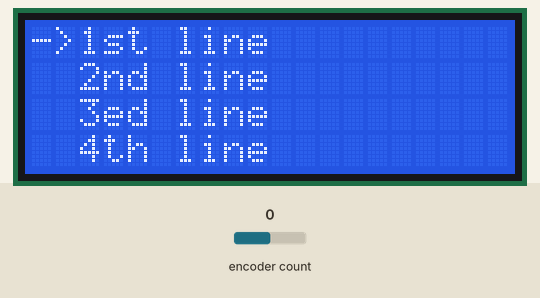
A sketch run on a simulated Arduino Uno, built with avr-gcc and run on an emulated ATmega328P. Shown: 20×4 character LCD. The test bench sets the inputs (shaded band); at power-on: encoder count 0. What the sketch prints to the serial monitor is not drawn.

Above: at 1.3 s.
1.4 s: encoder count set to 1
At 2.1 s:
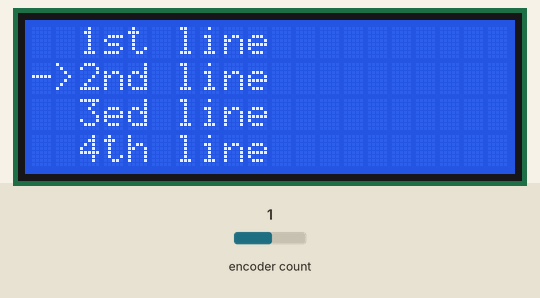
2.9 s: encoder count set to 2
At 3.2 s:
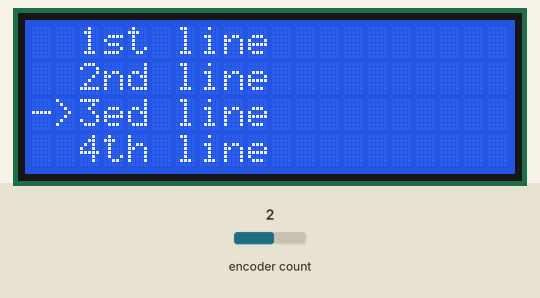
4.4 s: encoder count set to 3
At 5.6 s:
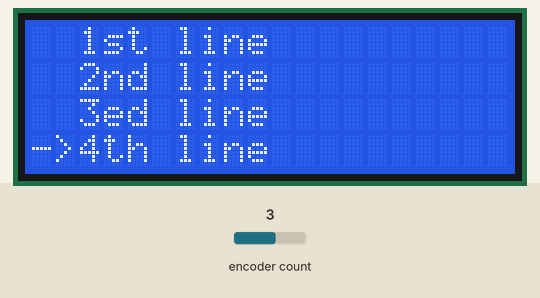
5.9 s: encoder count set to 4
At 6.8 s:
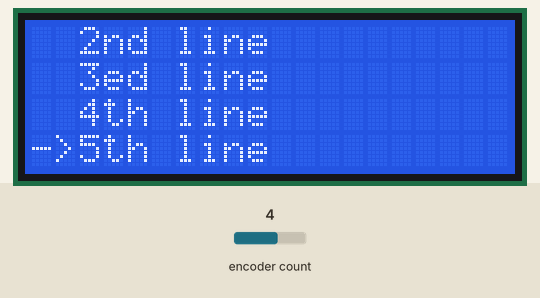
7.4 s: encoder count set to 5
At 7.9 s:
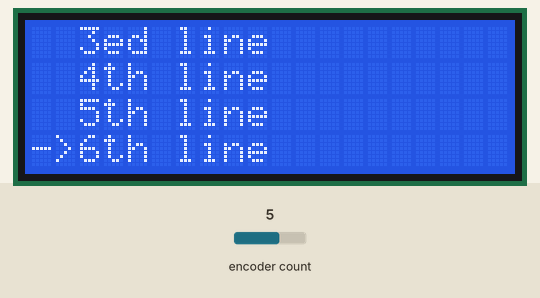
8.9 s: encoder count set to 6
At 10.2 s:
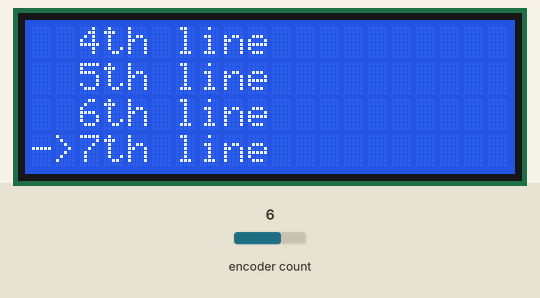
Timing chart, 0 to 11.4 s (numbered marks = the images above; inputs shaded):
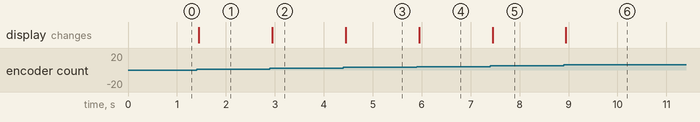

The sketch:

write_scroll_test.ino
```cpp
// library and objects
/// LCD
#include <LiquidCrystal_I2C.h>
LiquidCrystal_I2C lcd(0x27, 20, 4);

/// RotaryEncoder
#include <Arduino.h>
#include <RotaryEncoder.h>
RotaryEncoder re(A2, A3, RotaryEncoder::LatchMode::FOUR0);

// settings
const int LCD_row_num = 4;
const int list_row_num = 10;
int LCD_pointer = 0;
int list_pointer = 0;
int LCD_1st_row_in_list = 0;

// make a list
String list[list_row_num] = { "1st line ", "2nd line ", "3ed line ", "4th line ", "5th line ",
                              "6th line ", "7th line ", "8th line ", "9th line ", "10th line" };

void setup() {
  // LCD initiation
  lcd.init();
  lcd.backlight();
  for (int LCD_row_i = 0; LCD_row_i < LCD_row_num; LCD_row_i++) {
    lcd.setCursor(2, LCD_row_i);
    lcd.print(list[LCD_1st_row_in_list + LCD_row_i]);
  }
  lcd.setCursor(0, LCD_pointer);
  lcd.print("->");

  // serial?
  Serial.begin(9600);
}

void loop() {
  int re_input = 0;

  // monitor rotatory encoder
  re.tick();
  re_input = (int)(re.getDirection());

  /// rotatory encoder
  if (re_input != 0) {  // -> c, move that direction
    Serial.println("Detect rotatory encoder.");
    if (list_pointer == list_row_num - 1 && re_input == 1) {  // list last one +1
      list_pointer = 0;
      LCD_pointer = 0;
      LCD_1st_row_in_list = 0;
    } else if (list_pointer == 0 && re_input == -1) {  // list first one -1
      list_pointer = list_row_num - 1;
      LCD_pointer = LCD_row_num - 1 < list_row_num - 1 ? LCD_row_num - 1 : list_row_num - 1;
      LCD_1st_row_in_list = list_row_num - LCD_row_num > 0 ? list_row_num - LCD_row_num : 0;
    } else if (LCD_pointer == LCD_row_num - 1 && re_input == 1) {  // LCD last one +1
      list_pointer++;
      LCD_1st_row_in_list++;
    } else if (LCD_pointer == 0 && re_input == -1) {  // LCD first one -1
      list_pointer--;
      LCD_1st_row_in_list--;
    } else {  // default: just commonly go to the next one
      LCD_pointer = LCD_pointer + re_input;
      list_pointer = list_pointer + re_input;
    }

    // refresh LCD screen
    for (int LCD_row_i = 0; LCD_row_i < LCD_row_num; LCD_row_i++) {
      lcd.setCursor(2, LCD_row_i);  // write lines
      lcd.print(list[LCD_1st_row_in_list + LCD_row_i]);
      lcd.setCursor(0, LCD_row_i);  // write pointer
      if (LCD_row_i == LCD_pointer) {
        lcd.print("->");
      } else {
        lcd.print("  ");
      }
    }

    Serial.println(list[list_pointer]);
  }
}
```

Measured:
- after the input at 1.4 s, the display: changes after 0.05 s (image 1)
- after the input at 2.9 s, the display: changes after 0.05 s (image 2)
- after the input at 4.4 s, the display: changes after 0.05 s (image 3)
- after the input at 5.9 s, the display: changes after 0.05 s (image 4)
- after the input at 7.4 s, the display: changes after 0.05 s (image 5)
- after the input at 8.9 s, the display: changes after 0.05 s (image 6)
